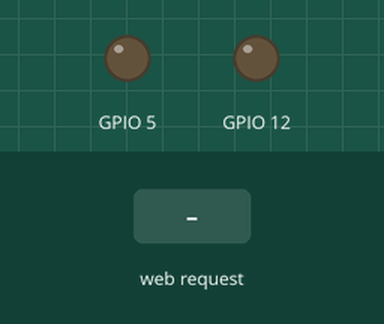
This sketch was run on a simulated ESP8266 (NodeMCU). Parts: output pins drawn as LEDs (lit = HIGH). Dashed ring = blinking. The inputs (shaded band) are chosen by the test bench. WiFi joins after 1.5 s; servers stay silent unless stated; what the sketch prints to the serial monitor is not drawn.

Above: at 3.2 s.
3.3 s: HTTP request GET /vibration/0/on received
At 3.47 s:
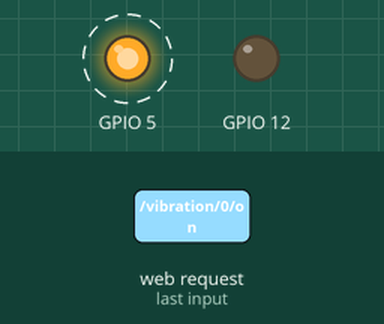
6.3 s: HTTP request GET /vibration/1/on received
At 6.47 s:
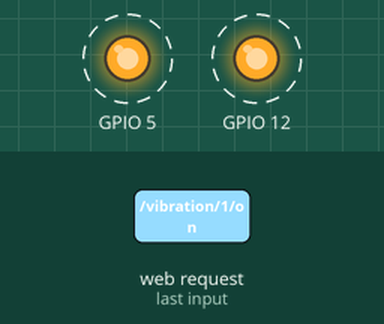
9.3 s: HTTP request GET /vibration/0/off received
At 9.47 s:
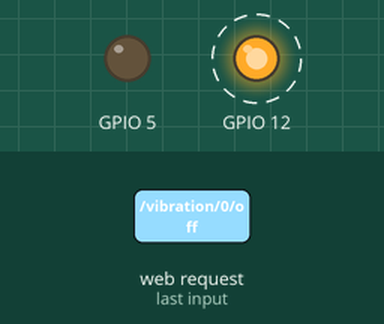
12.3 s: HTTP request GET /vibration/1/off received
At 12.6 s:
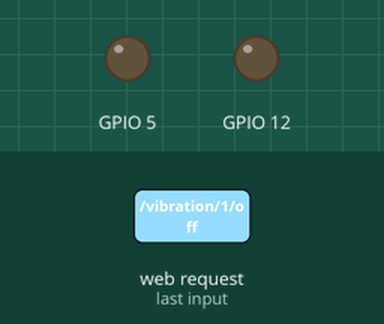
Timing chart, 0 to 14.8 s (numbered marks = the images above; inputs shaded):
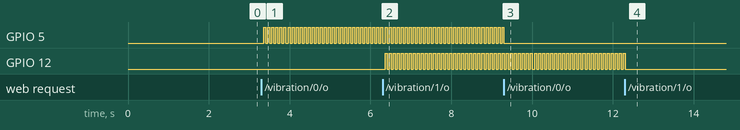

The sketch:

vibrationServer.ino
```cpp
#include <ESP8266WiFi.h>
#include <ESP8266WebServer.h>
#include <Ticker.h>
#include "vibration.hpp"
#define WIFI_SSID "ugokuAP"
#define WIFI_PWD "mokemoke"
//ip addr 192.168.2.50
ESP8266WebServer server(80);
Ticker loop_ticker;
Vibration v0(5),v1(12);
// HTML
#define HTML_HEADER "<!doctype html>"\
  "<html><head><meta charset=\"UTF-8\"/>"\
  "<meta name=\"viewport\" content=\"width=device-width\"/>"\
  "</head><body>"
#define HTML_FOOTER "</body></html>"
void tiemr_interrupt(){
  //Serial.println("int");
  v0.update();
  v1.update();
}
void setup() {
  pinMode(5,OUTPUT);
  Serial.begin(115200);

  WiFi.begin(WIFI_SSID, WIFI_PWD);

  // Wait until WiFi is connected
  Serial.println("");
  while(WiFi.status() != WL_CONNECTED){
    delay(1000);
    Serial.print(".");
  }
  Serial.println("");
  Serial.println("Connected!");
  Serial.print("IP Address: ");
  Serial.println(WiFi.localIP());

  // Setup WebServer Handlers
  server.on("/", [](){
    String html = HTML_HEADER "<h1>I am vibrations server.</h1>" HTML_FOOTER;
    server.send(200, "text/html", html);
  });

  server.on("/vibration/0/on", [](){
    float duty = 0.5;
    float pwm_duty = 0.8;
    int interval = 100;
    String html = HTML_HEADER "<h1>Vibration 0 ON</h1>" HTML_FOOTER;
    server.send(200, "text/html", html);
    for(int i = 0; i < server.args(); i ++){
      //Serial.println("Arg" + (String)i + "->" + server.argName(i) + ":" + server.arg(i));
      if(server.argName(i).compareTo("duty") == 0){
        duty = server.arg(i).toFloat();
      }
      if(server.argName(i).compareTo("strength") == 0){
        pwm_duty = server.arg(i).toFloat();
      }
      if(server.argName(i).compareTo("interval") == 0){
        interval = server.arg(i).toInt();
      }
    }
    v0.setting(pwm_duty,interval,duty);
    v0.on();
    loop_ticker.attach_ms(10,tiemr_interrupt);
  });
  server.on("/vibration/1/on", [](){
    float duty = 0.5;
    float pwm_duty = 0.8;
    int interval = 100;
    String html = HTML_HEADER "<h1>Vibration 1 ON</h1>" HTML_FOOTER;
    server.send(200, "text/html", html);
    for(int i = 0; i < server.args(); i ++){
      //Serial.println("Arg" + (String)i + "->" + server.argName(i) + ":" + server.arg(i));
      if(server.argName(i).compareTo("duty") == 0){
        duty = server.arg(i).toFloat();
      }
      if(server.argName(i).compareTo("strength") == 0){
        pwm_duty = server.arg(i).toFloat();
      }
      if(server.argName(i).compareTo("interval") == 0){
        interval = server.arg(i).toInt();
      }
    }
    v1.setting(pwm_duty,interval,duty);
    v1.on();
    loop_ticker.attach_ms(10,tiemr_interrupt);
  });
  server.on("/vibration/0/off", [](){
    String html = HTML_HEADER "<h1>Vibration 0 OFF</h1>" HTML_FOOTER;
    server.send(200, "text/html", html);
    v0.off();
    if(v0.state == OFF && v1.state == OFF ){
      loop_ticker.detach();
    }
  });
  server.on("/vibration/1/off", [](){
    String html = HTML_HEADER "<h1>Vibration 1 OFF</h1>" HTML_FOOTER;
    server.send(200, "text/html", html);
    v1.off();
    if(v0.state == OFF && v1.state == OFF ){
      loop_ticker.detach();
    }
  });
  server.begin();
}

void loop() {
  server.handleClient();
  //Serial.println("hi");
}
```

vibration.cpp
```cpp
#include "vibration.hpp"

Vibration::Vibration(){
  //strength,interval,duty
  this->setting(0.8,100,0.5);
  pin = 0;
  state = OFF;
}
Vibration::Vibration(int pin):pin(pin){
  this->setting(0.8,100,0.5);
  state = OFF;
}
void Vibration::setting(float _strength, int _interval, float duty){
  strength = _strength < 0.0 ? 0.0 : _strength > 1.0 ? 1.0 : _strength;
  interval = (unsigned int)_interval;
  ratio = duty < 0.0 ? 0.0 : duty > 1.0 ? 1.0 : duty;
  pwm_duty = (int)(1024.0 * strength);
  on_time = (int)(ratio * (float)interval);
  off_time = interval - on_time;
  toggle_time = 0;
  //Serial.println(String() + "ratio : " + ratio + ",pwm : " + pwm_duty + ",on : " + on_time + ",off : " + off_time);
}

void Vibration::update(){
  //Serial.println(state);
  if(state == OFF)return;
  int now_time = millis();
  //Serial.println(String() + "now : " + now_time);
  if(toggle_time <= now_time){
    switch(state){
      case ON: //オンだったらオフにする
        analogWrite(pin,0);
        toggle_time = now_time + off_time;
        state = WAIT;
        //Serial.println("OFF");
        break;
      case WAIT: //オフだったらオンにする
        analogWrite(pin,pwm_duty);
        toggle_time = now_time + on_time;
        state = ON;
        //Serial.println("ON");
        break;
    }
  }
}
void Vibration::on(){
  state = ON;
  toggle_time = 0;
}

void Vibration::off(){
  state = OFF;
  analogWrite(pin,0);
  toggle_time = 0;
}
```

vibration.hpp
```cpp
#pragma once

#include <ESP8266WiFi.h>
#include <ESP8266WebServer.h>
#include <Ticker.h>
//                                          ------------          --------       ←
//                                          |          |          |               |
//                                          |          |          |               |   strength
//                                          |          |          |               |
//                     ----------------------          ------------              ←
//                     ↑-------------------↑--------↑----------↑-------
//state                         OFF              ON         WAIT      ON
//                                          ↑--------------------↑
//                                                 interval
                    //オン,オフ,オンの時の2次PWMでオフの時
enum VibrationState { ON, OFF, WAIT };
class Vibration{
public:
  //バイブレーションがオフかオンか保存しておく変数
  VibrationState state;
  //バイブレーションがオンの時に次に状態を変化させるべき時間
  int toggle_time;
  float ratio;  //オンとオフの時間の比 : 0.0~1.0
  int interval; //LEDの点滅周期,周波数の逆数 : 0~65535 [ms]
  float strength; //バイブレーションの強さ : 0.0~1.0
  Vibration();
  Vibration(int pin);
  void update(); //定期的(1msとか)に呼ぶ関数
  void setting(float strength, int interval, float duty); //LEDの状態を変えるときによぶ.
  void on();
  void off();
private:
  int pin;
  int pwm_duty; //strengthから計算するpwm比
  int on_time; //LEDがオンの時間,ratioとintervalから計算する
  int off_time;//LEDがオフの時間,ratioとintervalから計算する
};
```

Measured:
- after the input at 3.3 s, GPIO 5: alternates HIGH for 0.05 s and LOW for 0.05 s, starting after 0.06 s
- after the input at 6.3 s, GPIO 12: alternates HIGH for 0.05 s and LOW for 0.05 s, starting after 0.06 s
- after the input at 9.3 s, GPIO 5: goes on until 9.3 s, then stays LOW
- after the input at 12.3 s, GPIO 12: goes on until 12.3 s, then stays LOW
